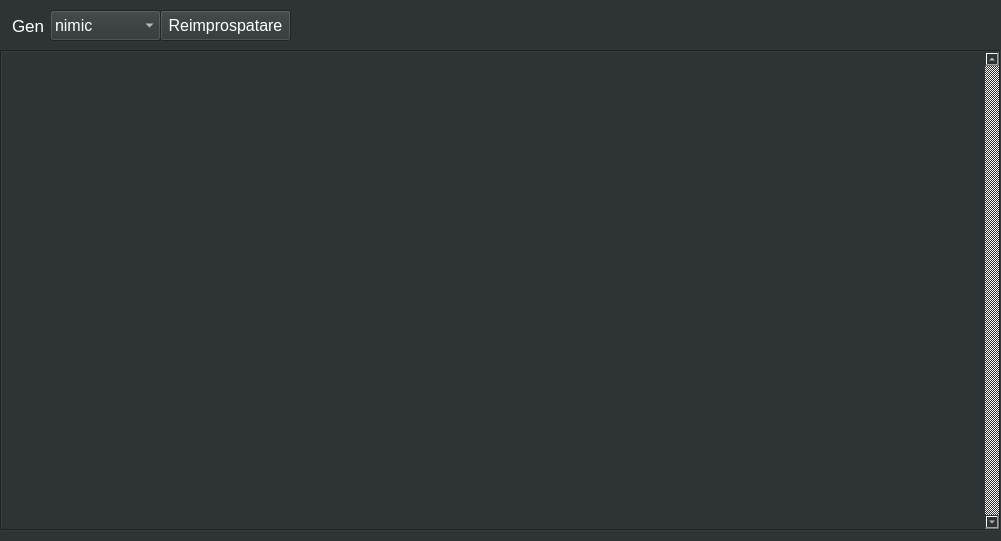
<?xml version="1.0" encoding="UTF-8"?>
<ui version="4.0">
 <class>SongsTopForm</class>
 <widget class="QWidget" name="SongsTopForm">
  <property name="geometry">
   <rect>
    <x>0</x>
    <y>0</y>
    <width>1001</width>
    <height>541</height>
   </rect>
  </property>
  <property name="minimumSize">
   <size>
    <width>1001</width>
    <height>541</height>
   </size>
  </property>
  <property name="maximumSize">
   <size>
    <width>1001</width>
    <height>541</height>
   </size>
  </property>
  <property name="windowTitle">
   <string>Form</string>
  </property>
  <property name="styleSheet">
   <string notr="true">background-color:rgb(46, 52, 54);
color:white;</string>
  </property>
  <widget class="QStackedWidget" name="stackedWidget">
   <property name="geometry">
    <rect>
     <x>0</x>
     <y>0</y>
     <width>1001</width>
     <height>541</height>
    </rect>
   </property>
   <property name="minimumSize">
    <size>
     <width>1001</width>
     <height>541</height>
    </size>
   </property>
   <property name="maximumSize">
    <size>
     <width>1001</width>
     <height>541</height>
    </size>
   </property>
   <property name="styleSheet">
    <string notr="true">color:white</string>
   </property>
   <property name="currentIndex">
    <number>0</number>
   </property>
   <widget class="QWidget" name="topPage">
    <widget class="QPushButton" name="pushButton">
     <property name="geometry">
      <rect>
       <x>160</x>
       <y>10</y>
       <width>131</width>
       <height>31</height>
      </rect>
     </property>
     <property name="font">
      <font>
       <pointsize>12</pointsize>
      </font>
     </property>
     <property name="cursor">
      <cursorShape>PointingHandCursor</cursorShape>
     </property>
     <property name="focusPolicy">
      <enum>Qt::StrongFocus</enum>
     </property>
     <property name="styleSheet">
      <string notr="true">QPushButton{
	color:white;
}

QPushButton:hover{
    background-color: rgb(85, 87, 83);
}</string>
     </property>
     <property name="text">
      <string>Reimprospatare</string>
     </property>
    </widget>
    <widget class="QComboBox" name="comboBox">
     <property name="geometry">
      <rect>
       <x>50</x>
       <y>10</y>
       <width>111</width>
       <height>31</height>
      </rect>
     </property>
     <property name="font">
      <font>
       <pointsize>12</pointsize>
      </font>
     </property>
     <property name="styleSheet">
      <string notr="true">QComboBox{ 
color:white;
background-color: rgb(46, 52, 54); 
}</string>
     </property>
     <item>
      <property name="text">
       <string>nimic</string>
      </property>
     </item>
     <item>
      <property name="text">
       <string>Electronic</string>
      </property>
     </item>
     <item>
      <property name="text">
       <string>Hip-hop</string>
      </property>
     </item>
     <item>
      <property name="text">
       <string>House</string>
      </property>
     </item>
     <item>
      <property name="text">
       <string>Pop</string>
      </property>
     </item>
    </widget>
    <widget class="QListWidget" name="songList">
     <property name="geometry">
      <rect>
       <x>0</x>
       <y>50</y>
       <width>1001</width>
       <height>481</height>
      </rect>
     </property>
     <property name="font">
      <font>
       <pointsize>12</pointsize>
      </font>
     </property>
     <property name="styleSheet">
      <string notr="true"/>
     </property>
     <property name="frameShape">
      <enum>QFrame::Box</enum>
     </property>
     <property name="verticalScrollBarPolicy">
      <enum>Qt::ScrollBarAlwaysOn</enum>
     </property>
     <property name="horizontalScrollBarPolicy">
      <enum>Qt::ScrollBarAlwaysOff</enum>
     </property>
     <property name="selectionMode">
      <enum>QAbstractItemView::NoSelection</enum>
     </property>
     <property name="iconSize">
      <size>
       <width>0</width>
       <height>0</height>
      </size>
     </property>
     <property name="movement">
      <enum>QListView::Static</enum>
     </property>
     <property name="spacing">
      <number>2</number>
     </property>
     <property name="viewMode">
      <enum>QListView::ListMode</enum>
     </property>
     <property name="itemAlignment">
      <set>Qt::AlignHCenter</set>
     </property>
    </widget>
    <widget class="QLineEdit" name="songGenre">
     <property name="geometry">
      <rect>
       <x>10</x>
       <y>10</y>
       <width>41</width>
       <height>31</height>
      </rect>
     </property>
     <property name="font">
      <font>
       <pointsize>13</pointsize>
       <weight>50</weight>
       <bold>false</bold>
      </font>
     </property>
     <property name="styleSheet">
      <string notr="true">border:none;border-radius:5px;color:white;</string>
     </property>
     <property name="text">
      <string>Gen</string>
     </property>
     <property name="frame">
      <bool>false</bool>
     </property>
    </widget>
   </widget>
   <widget class="QWidget" name="commentPage">
    <widget class="QListWidget" name="commentsList">
     <property name="geometry">
      <rect>
       <x>0</x>
       <y>60</y>
       <width>1001</width>
       <height>401</height>
      </rect>
     </property>
     <property name="font">
      <font>
       <pointsize>12</pointsize>
      </font>
     </property>
     <property name="frameShape">
      <enum>QFrame::Box</enum>
     </property>
     <property name="verticalScrollBarPolicy">
      <enum>Qt::ScrollBarAlwaysOn</enum>
     </property>
     <property name="horizontalScrollBarPolicy">
      <enum>Qt::ScrollBarAlwaysOff</enum>
     </property>
     <property name="selectionMode">
      <enum>QAbstractItemView::NoSelection</enum>
     </property>
     <property name="spacing">
      <number>5</number>
     </property>
     <property name="wordWrap">
      <bool>true</bool>
     </property>
    </widget>
    <widget class="QPushButton" name="postComment">
     <property name="geometry">
      <rect>
       <x>860</x>
       <y>480</y>
       <width>131</width>
       <height>51</height>
      </rect>
     </property>
     <property name="font">
      <font>
       <pointsize>12</pointsize>
      </font>
     </property>
     <property name="cursor">
      <cursorShape>PointingHandCursor</cursorShape>
     </property>
     <property name="focusPolicy">
      <enum>Qt::StrongFocus</enum>
     </property>
     <property name="styleSheet">
      <string notr="true">QPushButton{
	color:white;
}

QPushButton:hover{
    background-color: rgb(85, 87, 83);
}</string>
     </property>
     <property name="text">
      <string>Posteaza</string>
     </property>
    </widget>
    <widget class="QPlainTextEdit" name="commentText">
     <property name="geometry">
      <rect>
       <x>0</x>
       <y>479</y>
       <width>851</width>
       <height>51</height>
      </rect>
     </property>
     <property name="font">
      <font>
       <pointsize>12</pointsize>
      </font>
     </property>
     <property name="verticalScrollBarPolicy">
      <enum>Qt::ScrollBarAlwaysOff</enum>
     </property>
     <property name="horizontalScrollBarPolicy">
      <enum>Qt::ScrollBarAlwaysOff</enum>
     </property>
    </widget>
    <widget class="QPushButton" name="goBackButton">
     <property name="geometry">
      <rect>
       <x>10</x>
       <y>10</y>
       <width>121</width>
       <height>31</height>
      </rect>
     </property>
     <property name="font">
      <font>
       <pointsize>12</pointsize>
      </font>
     </property>
     <property name="cursor">
      <cursorShape>PointingHandCursor</cursorShape>
     </property>
     <property name="focusPolicy">
      <enum>Qt::StrongFocus</enum>
     </property>
     <property name="styleSheet">
      <string notr="true">QPushButton{
	color:white;
}

QPushButton:hover{
    background-color: rgb(85, 87, 83);
}</string>
     </property>
     <property name="text">
      <string>&lt;&lt; Inapoi</string>
     </property>
    </widget>
    <widget class="QLineEdit" name="songTitle">
     <property name="geometry">
      <rect>
       <x>140</x>
       <y>10</y>
       <width>821</width>
       <height>31</height>
      </rect>
     </property>
     <property name="font">
      <font>
       <pointsize>13</pointsize>
       <weight>50</weight>
       <bold>false</bold>
      </font>
     </property>
     <property name="styleSheet">
      <string notr="true">border:none;border-radius:5px;</string>
     </property>
     <property name="text">
      <string>song_title and author</string>
     </property>
     <property name="readOnly">
      <bool>true</bool>
     </property>
    </widget>
   </widget>
  </widget>
 </widget>
 <tabstops>
  <tabstop>pushButton</tabstop>
  <tabstop>songList</tabstop>
  <tabstop>songGenre</tabstop>
  <tabstop>comboBox</tabstop>
 </tabstops>
 <resources/>
 <connections/>
</ui>
